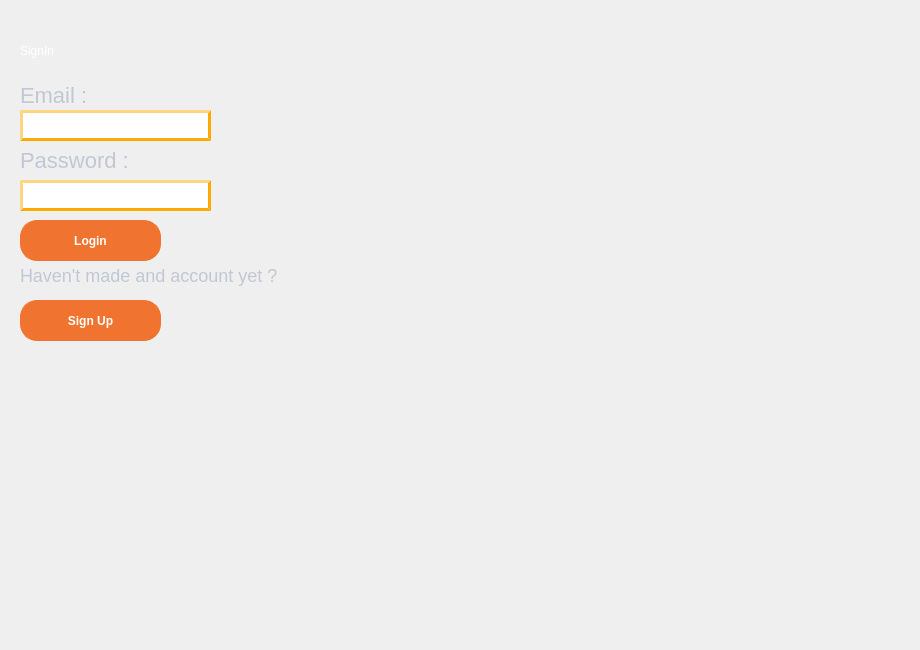
    <widget class="QWidget" name="page">
     <widget class="QLineEdit" name="lineEdit_3">
      <property name="geometry">
       <rect>
        <x>20</x>
        <y>110</y>
        <width>191</width>
        <height>31</height>
       </rect>
      </property>
      <property name="styleSheet">
       <string notr="true">border: 2.8px outset  rgb(255, 170, 0);</string>
      </property>
     </widget>
     <widget class="QLabel" name="label_6">
      <property name="geometry">
       <rect>
        <x>20</x>
        <y>80</y>
        <width>91</width>
        <height>31</height>
       </rect>
      </property>
      <property name="styleSheet">
       <string notr="true">QLabel
{
	background-color: transparent;
	color: #c2c7d5;
	font-size: 22px;

}</string>
      </property>
      <property name="text">
       <string>Email :</string>
      </property>
     </widget>
     <widget class="QLineEdit" name="lineEdit_4">
      <property name="geometry">
       <rect>
        <x>20</x>
        <y>180</y>
        <width>191</width>
        <height>31</height>
       </rect>
      </property>
      <property name="styleSheet">
       <string notr="true">border: 2.8px outset  rgb(255, 170, 0);</string>
      </property>
     </widget>
     <widget class="QLabel" name="label_7">
      <property name="geometry">
       <rect>
        <x>20</x>
        <y>-10</y>
        <width>231</width>
        <height>121</height>
       </rect>
      </property>
      <property name="styleSheet">
       <string notr="true">color:rgb(255, 255, 255);
font:  30pt &quot;Rockwell Extra Bold&quot;;</string>
      </property>
      <property name="text">
       <string>SignIn</string>
      </property>
     </widget>
     <widget class="QLabel" name="label_8">
      <property name="geometry">
       <rect>
        <x>20</x>
        <y>240</y>
        <width>321</width>
        <height>71</height>
       </rect>
      </property>
      <property name="styleSheet">
       <string notr="true">QLabel
{
	background-color: transparent;
	color: #c2c7d5;
	font-size: 18px;

}</string>
      </property>
      <property name="text">
       <string>Haven't made and account yet ? </string>
      </property>
     </widget>
     <widget class="QLabel" name="background">
      <property name="geometry">
       <rect>
        <x>-10</x>
        <y>0</y>
        <width>911</width>
        <height>641</height>
       </rect>
      </property>
      <property name="text">
       <string/>
      </property>
      <property name="pixmap">
       <pixmap>../2A/2sem/projet qt/edffdf.png</pixmap>
      </property>
      <property name="scaledContents">
       <bool>true</bool>
      </property>
     </widget>
     <widget class="QPushButton" name="pushButton_8">
      <property name="geometry">
       <rect>
        <x>20</x>
        <y>300</y>
        <width>141</width>
        <height>41</height>
       </rect>
      </property>
      <property name="styleSheet">
       <string notr="true">background-color: #f0742f;
	color: #fff;
	font-weight: bold;
	border-style: solid;
	border-width: 1px;
	border-radius: 17px;
	border-color: #f0742f;
	padding: 10px;
</string>
      </property>
      <property name="text">
       <string>Sign Up</string>
      </property>
     </widget>
     <widget class="QLabel" name="label_10">
      <property name="geometry">
       <rect>
        <x>20</x>
        <y>150</y>
        <width>111</width>
        <height>21</height>
       </rect>
      </property>
      <property name="styleSheet">
       <string notr="true">QLabel
{
	background-color: transparent;
	color: #c2c7d5;
	font-size: 22px;

}</string>
      </property>
      <property name="text">
       <string>Password :</string>
      </property>
     </widget>
     <widget class="QPushButton" name="pushButton_9">
      <property name="geometry">
       <rect>
        <x>20</x>
        <y>220</y>
        <width>141</width>
        <height>41</height>
       </rect>
      </property>
      <property name="styleSheet">
       <string notr="true">background-color: #f0742f;
	color: #fff;
	font-weight: bold;
	border-style: solid;
	border-width: 1px;
	border-radius: 17px;
	border-color: #f0742f;
	padding: 10px;
</string>
      </property>
      <property name="text">
       <string>Login</string>
      </property>
     </widget>
     <widget class="QLabel" name="label_11">
      <property name="geometry">
       <rect>
        <x>20</x>
        <y>480</y>
        <width>81</width>
        <height>91</height>
       </rect>
      </property>
      <property name="text">
       <string/>
      </property>
      <property name="pixmap">
       <pixmap>../logo app1 .png</pixmap>
      </property>
      <property name="scaledContents">
       <bool>true</bool>
      </property>
     </widget>
     <zorder>background</zorder>
     <zorder>lineEdit_3</zorder>
     <zorder>label_6</zorder>
     <zorder>lineEdit_4</zorder>
     <zorder>label_7</zorder>
     <zorder>label_8</zorder>
     <zorder>pushButton_8</zorder>
     <zorder>label_10</zorder>
     <zorder>pushButton_9</zorder>
     <zorder>label_11</zorder>
    </widget>
